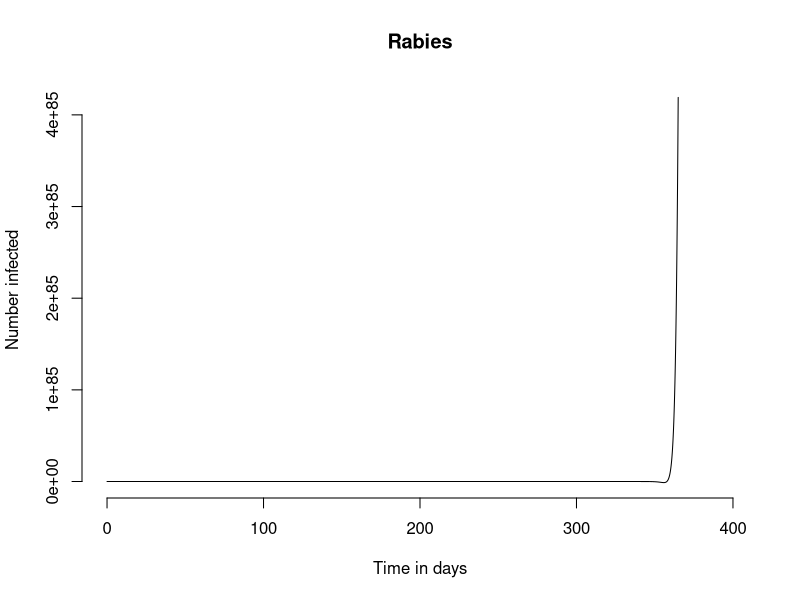

The R script that drew this image:
rm(list=ls())

sir <- function(t,y,parms){

  with(c(as.list(y),parms),{
    dSdT <- -Lambda*S -Tau*S +Psi*V+B*N- Mu1 * S
    dEdT <- Lambda*S - Gamma*E -Mu1 * E
    dIdT <- Gamma*E-Mu1*I-Mu2*I
    dVdT <- Tau*S - Psi * V - Mu1 * V
    
    return(list(c(dEdT,dIdT,dSdT,dVdT)))
  })
}




time <- 0



N0 <- 1000000


pop.SI <- c(S = (1-0.02)*N0,
            E = (0.01)*N0,
            I = (0.01)*N0, 
            V=0 )       



values <- c(
  B = 0.0005,
  Mu1=0.005,
  Mu2=0.01,
  Psi=0.05,
  Tau=0.1,
  Lambda=0.49, # be
  Gamma=0.5, 
  N=N0)



sir(t=time,y=pop.SI,parms=values)


delta.t <- 0.1                    

pop.next <- pop.SI + unlist(sir(t=time,y=pop.SI,parms=values)) * delta.t
pop.SI
pop.next



library(deSolve)               
time.out <- seq(0,365,0.1)  

lsoda(
  y = pop.SI,               
  times = time.out,             
  func = sir,                   
  parms = values                
)

ts.sir <- data.frame(lsoda(
  y = pop.SI,               
  times = time.out,         
  func = sir,               
  parms = values            
))

head(ts.sir)

subset(ts.sir,time==365)

plot(ts.sir$time,               # Time on the x axis
     ts.sir$I,                  # Number infected (I) on the y axis
     xlab = "Time in days",     # Label the x axis
     ylab = "Number infected",  # Label the y axis
     main = "Rabies",           # Plot title
     xlim = c(0,400),           #
     type = "l",                # Use a line plot
     bty = "n")                 # Remove the box around the plot
